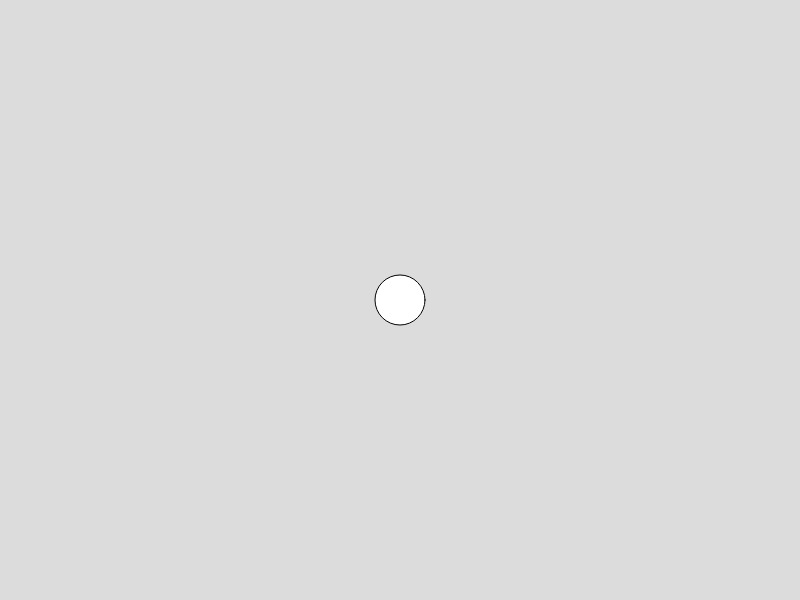
Frame 1 (no input)
Frame 60 (no input): identical to frame 1, image omitted
Frame 120 (the mouse pressed at the canvas centre since frame 60): identical to frame 1, image omitted

The p5.js sketch that drew this single still picture (run headless with seeded random() and noise() and a simulated clock; from frame 60 on, the mouse is pressed at the canvas centre):

// p5.js sketch
// ── sketch.js
let mover;

function setup() {
  createCanvas(800, 600);
  mover = new Mover();
}

function draw() {
  background(220);
  mover.update();
  mover.display();
  mover.wrapEdges();

  let steerX, steerY = 0;

  if(keyIsDown(UP_ARROW)){
    steerY = -0.1;
  }
  if(keyIsDown(DOWN_ARROW)){
    steerY = 0.1;
  }
  if(keyIsDown(RIGHT_ARROW)){
    steerX = 0.1;
  }
  if(keyIsDown(LEFT_ARROW)){
    steerX = -0.1;
  }
  if(keyIsDown(32)){
    mover.slowDown();
  }

  let steeringForce = createVector(steerX, steerY);
  steeringForce.mult(10);
  mover.applyForce(steeringForce);

}
// ── mover.js

class Mover {
    constructor() {
      this.size = 50;
      this.mass = 1;
      this.terminalVelocity = 7.5;
      this.position = createVector(width / 2, height / 2);
      this.velocity = createVector(0, 0);
      this.acceleration = createVector(0, 0);
    }
    applyForce(force) {
      force.div(this.mass);
      this.acceleration.add(force);
    }
    slowDown(){
      let velocity = this.velocity.copy();
      let slowDownForce = velocity.mult(-1);
      slowDownForce.normalize();
      slowDownForce.mult(0.1);
      this.applyForce(slowDownForce);
    }
    update() {
      this.velocity.add(this.acceleration);
      this.velocity.limit(this.terminalVelocity);
      this.position.add(this.velocity);
      this.acceleration.mult(0);
    }
    display() {
      ellipse(this.position.x, this.position.y, this.size, this.size);
    }
    wrapEdges(){
      if(this.position.x < 0){
        this.position.x = width;
      }
      if(this.position.x > width){
        this.position.x = 0;
      }
      if(this.position.y < 0){
        this.position.y = height;
      }
      if(this.position.y > height){
        this.position.y = 0;
      }
    }
  }
  
